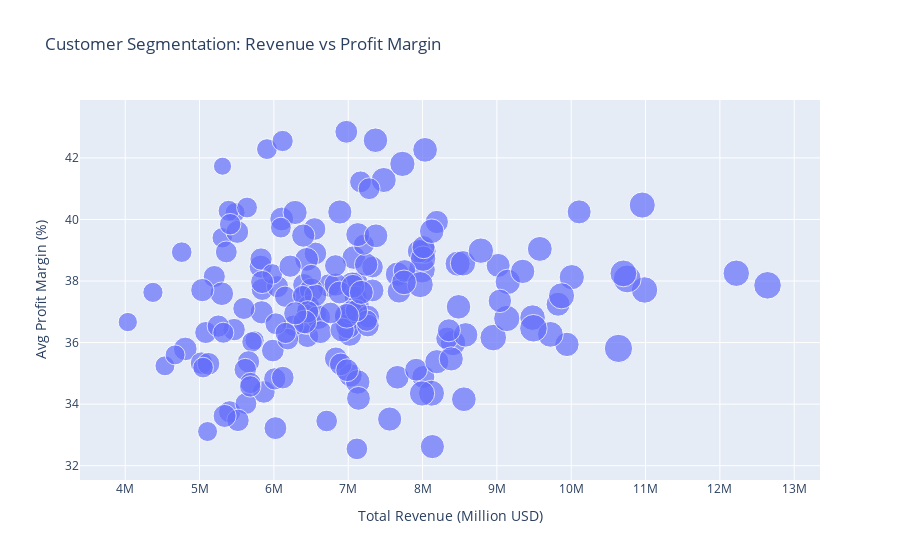

The notebook cell this image was saved under:
### Markdown cell above
####  14. Customer Segmentation: Revenue vs. Profit Margin
Goal: Segment customers by total revenue and average profit margin, highlighting order volume

Chart: Bubble chart (scatter plot with variable point sizes)

EDA Type: Multivariate

Structure: Scatter points sized by number of orders, plotting revenue vs. margin

### Code cell
import plotly.express as px

fig = px.scatter(
    cust_summary.reset_index(),
    x='total_revenue_m',
    y='avg_margin',
    size='orders',
    hover_name='customer_name',
    hover_data={
        'total_revenue_m':':.2f',
        'avg_margin':':.2f',
        'orders':True
    },
    title='Customer Segmentation: Revenue vs Profit Margin',
    labels={
        'total_revenue_m':'Total Revenue (Million USD)',
        'avg_margin':'Avg Profit Margin (%)'
    }
)

fig.show()

### Figure 1 — Plotly figure (JSON) as saved in the notebook; plotly's stock layout.template omitted (floating-point values rounded to 4 significant figures; data arrays with more than 128 entries replaced by an {"elided": "..."} marker saying what was removed)
{"data": [{"customdata": {"elided": "175x1 int values"}, "hovertemplate": "<b>%{hovertext}</b><br><br>Total Revenue (Million USD)=%{x:.2f}<br>Avg Profit Margin (%)=%{y:.2f}<br>orders=%{customdata[0]}<extra></extra>", "hovertext": {"elided": "175 str values"}, "legendgroup": "", "marker": {"color": "#636efa", "size": {"elided": "175 int values"}, "sizemode": "area", "sizeref": 0.225, "symbol": "circle"}, "mode": "markers", "name": "", "orientation": "v", "showlegend": false, "type": "scatter", "x": {"elided": "175 float values"}, "xaxis": "x", "y": {"elided": "175 float values"}, "yaxis": "y"}], "layout": {"legend": {"itemsizing": "constant", "tracegroupgap": 0}, "title": {"text": "Customer Segmentation: Revenue vs Profit Margin"}, "xaxis": {"anchor": "y", "domain": [0, 1], "title": {"text": "Total Revenue (Million USD)"}}, "yaxis": {"anchor": "x", "domain": [0, 1], "title": {"text": "Avg Profit Margin (%)"}}}}
